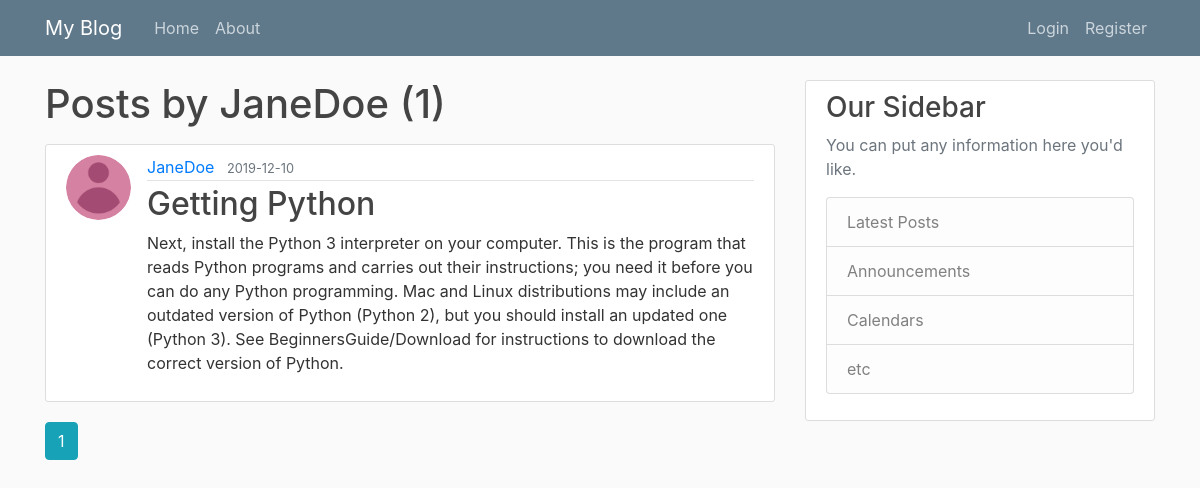
/user/JaneDoe, run on an earlier commit of the app's database.
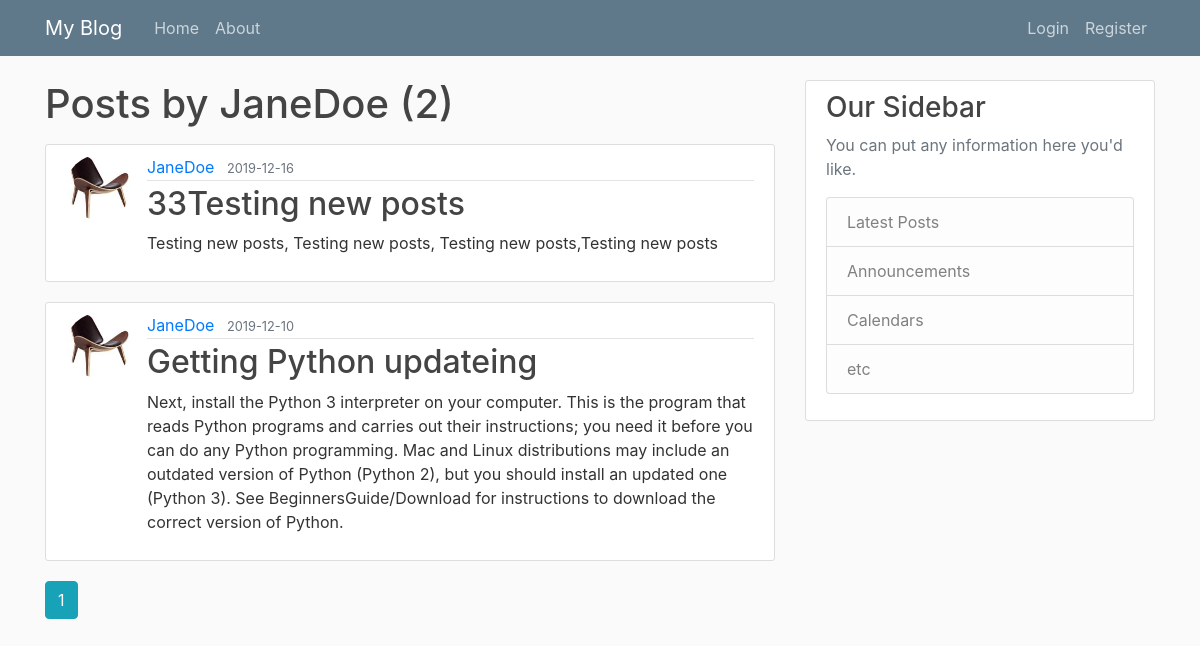
And on a later commit of the database.
### fl_blog/models.py (models this page shows, shortened)
class Post(db.Model):
    id = db.Column(db.Integer, primary_key=True)
    title = db.Column(db.String(120), nullable=False)
    date_posted = db.Column(db.DateTime, nullable=False, default=datetime.utcnow)
    content = db.Column(db.Text, nullable=False)
    user_id = db.Column(db.Integer, db.ForeignKey("user.id"), nullable=False)

class User(db.Model, UserMixin):
    id = db.Column(db.Integer, primary_key=True)
    username = db.Column(db.String(20), unique=True, nullable=False)
    email = db.Column(db.String(120), unique=True, nullable=False)
    image_file = db.Column(db.String(20), nullable=False, default="default.jpg")
    password = db.Column(db.String(60), nullable=False)
    posts = db.relationship("Post", backref="author", lazy=True)

### fl_blog/users/routes.py (the view)
@users.route("/user/<string:username>")
def user_posts(username):
    page = request.args.get("page", 1, type=int)
    user = User.query.filter_by(username=username).first_or_404()
    posts = (
        Post.query.filter_by(author=user)
        .order_by(Post.date_posted.desc())
        .paginate(page=page, per_page=5)
    )
    return render_template("user_posts.html", posts=posts, user=user)

### fl_blog/templates/user_posts.html
{% extends "layout.html" %}
{% block content %}
<h1 class="mb-3">Posts by {{ user.username }} ({{ posts.total }})</h1>
{% for post in posts.items %}
<article class="media content-section">
  <img class="rounded-circle article-img"
    src="{{ url_for('static', filename='profile_pics/' + post.author.image_file) }}">
  <div class="media-body">
    <div class="article-metadata">
      <a class="mr-2"
        href="{{ url_for('users.user_posts', username=post.author.username) }}">{{ post.author.username }}</a>
      <small class="text-muted">{{ post.date_posted.strftime('%Y-%m-%d') }}</small>
    </div>
    <h2><a class="article-title" href="{{ url_for('posts.post', post_id=post.id) }}">{{ post.title }}</a></h2>
    <p class="article-content">{{ post.content }}</p>
  </div>
</article>
{% endfor %}
{% for page_num in posts.iter_pages(left_edge=1, right_edge=1, left_current=1, right_current=2) %}
{% if page_num %}
{% if posts.page == page_num %}
<a class="btn btn-info mb-4"
  href="{{ url_for('users.user_posts', username=user.username, page=page_num) }}">{{ page_num }}</a>
{% else %}
<a class="btn btn-outline-info mb-4"
  href="{{ url_for('users.user_posts', username=user.username, page=page_num) }}">{{ page_num }}</a>
{% endif %}
{% else %}
...
{% endif %}
{% endfor %}
{% endblock content %}

What changed in the data, as far as the page shows it:
added Post: image_file (picture), author.username "JaneDoe", date_posted "2019-12-16", title "33Testing new posts", content "Testing new posts, Testing new posts, Testing new posts,Testing new posts"
changed Post: image_file: picture added in place of a placeholder; title "Getting Python" → "Getting Python updateing"
Also different on the page:
{{ posts.total }}: "1" → "2"
